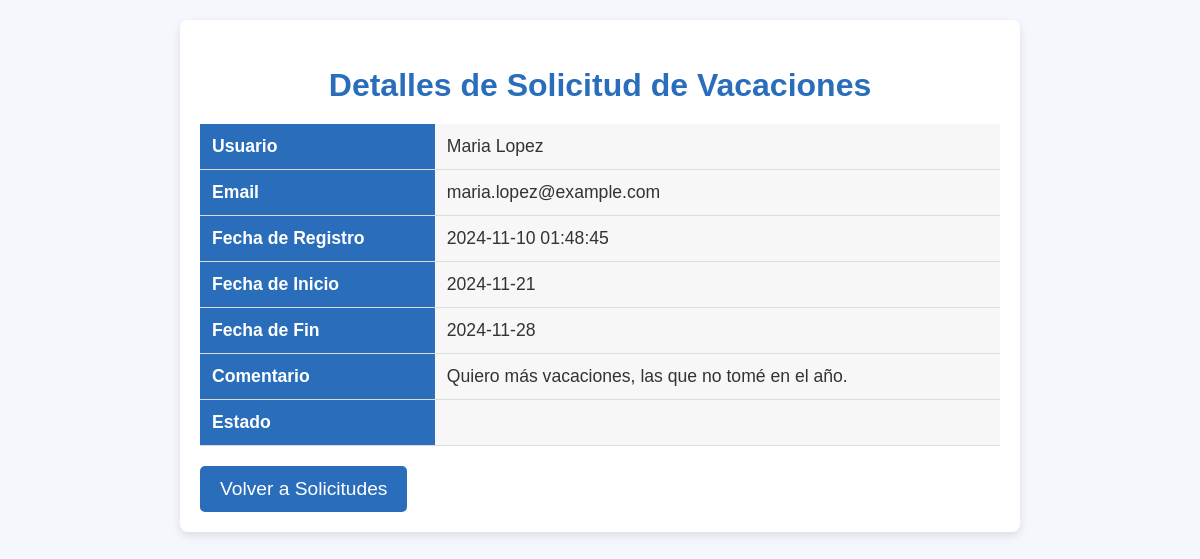
The page /php/detalles_solicitud.php?id=3 (signed in) on the database its author committed.
### tables this page shows
CREATE TABLE `vacaciones` (
  `id` int(11) NOT NULL,
  `usuario_id` int(11) DEFAULT NULL,
  `fecha_inicio` date NOT NULL,
  `fecha_fin` date NOT NULL,
  `estado` enum('pendiente','aprobado','rechazado') DEFAULT 'pendiente',
  `comentario_admin` text DEFAULT NULL,
  `fecha_solicitud` timestamp NOT NULL DEFAULT current_timestamp()
);

CREATE TABLE `usuarios` (
  `id` int(11) NOT NULL,
  `nombre` varchar(100) NOT NULL,
  `email` varchar(100) NOT NULL,
  `password` varchar(255) NOT NULL,
  `rol` enum('admin','empleado') DEFAULT 'empleado',
  `fecha_registro` timestamp NOT NULL DEFAULT current_timestamp()
);

### php/detalles_solicitud.php (the view, shortened to what this page needs)
<?php
include("config.php");
$solicitud_id = intval($_GET['id']);
$sql = "SELECT vacaciones.*, usuarios.nombre, usuarios.email, usuarios.fecha_registro
        FROM vacaciones
        INNER JOIN usuarios ON vacaciones.usuario_id = usuarios.id
        WHERE vacaciones.id = $solicitud_id";
$result = $conn->query($sql);
$solicitud = $result->fetch_assoc();
?>
<!DOCTYPE html>
<html lang="es">
<head>
</head>
<body>
    <div class="container">
        <h2>Detalles de Solicitud de Vacaciones</h2>
        <table>
            <tr>
                <th>Usuario</th>
                <td><?php echo htmlspecialchars($solicitud['nombre']); ?></td>
            </tr>
            <tr>
                <th>Email</th>
                <td><?php echo htmlspecialchars($solicitud['email']); ?></td>
            </tr>
            <tr>
                <th>Fecha de Registro</th>
                <td><?php echo htmlspecialchars($solicitud['fecha_registro']); ?></td>
            </tr>
            <tr>
                <th>Fecha de Inicio</th>
                <td><?php echo htmlspecialchars($solicitud['fecha_inicio']); ?></td>
            </tr>
            <tr>
                <th>Fecha de Fin</th>
                <td><?php echo htmlspecialchars($solicitud['fecha_fin']); ?></td>
            </tr>
            <tr>
                <th>Comentario</th>
                <td><?php echo htmlspecialchars($solicitud['comentario_admin']); ?></td>
            </tr>
            <tr>
                <th>Estado</th>
                <td><?php echo htmlspecialchars($solicitud['estado']); ?></td>
            </tr>
        </table>
        <a href="gestion_solicitudes.php" class="btn-volver">Volver a Solicitudes</a>
    </div>
</body>
</html>

### php/detalles_solicitud.php (style rules this page uses)
body { font-family: 'Arial', sans-serif; background-color: #f4f7fc; margin: 0; padding: 0; color: #333; }
.container { width: 90%; max-width: 800px; margin: 20px auto; background-color: #fff; padding: 20px; box-shadow: 0 4px 10px rgba(0, 0, 0, 0.1); border-radius: 8px; }
h2 { text-align: center; color: #2a6ebb; font-size: 2em; margin-bottom: 20px; }
table { width: 100%; border-collapse: collapse; margin-top: 20px; }
th, td { padding: 12px; text-align: left; font-size: 1.1em; border-bottom: 1px solid #ddd; }
th { background-color: #2a6ebb; color: white; font-weight: bold; }
td { background-color: #f7f7f7; }
.btn-volver { display: inline-block; margin-top: 20px; padding: 12px 20px; background-color: #2a6ebb; color: white; text-decoration: none; border-radius: 5px; font-size: 1.2em; text-align: center; }

### rows shown on the page
vacaciones: usuario.nombre "Maria Lopez", usuario.email "maria.lopez@example.com", usuario.fecha_registro "2024-11-10 01:48:45", fecha_inicio "2024-11-21", fecha_fin "2024-11-28", comentario_admin "Quiero más vacaciones, las que no tomé en el año."
